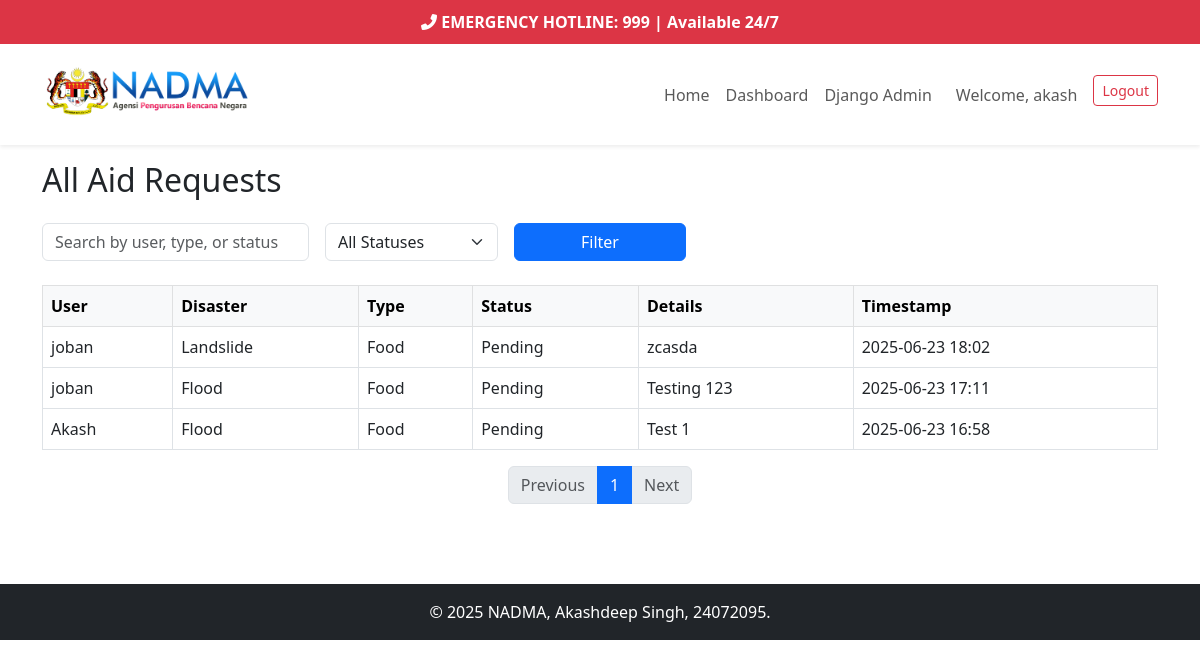
Screenshot of /aid-requests/ (signed in) with the database file from the repository.
### core/models.py (models this page shows)
class User(AbstractUser):
    ROLE_CHOICES = [
        ('citizen', 'Citizen'),
        ('volunteer', 'Volunteer'),
        ('authority', 'Authority'),
    ]
    full_name = models.CharField(max_length=255)
    role = models.CharField(max_length=20, choices=ROLE_CHOICES)
    skills = models.CharField(max_length=255, blank=True, null=True)
    availability = models.CharField(max_length=255, blank=True, null=True)

class AidRequest(models.Model):
    AID_TYPE_CHOICES = [
        ('food', 'Food'),
        ('shelter', 'Shelter'),
        ('rescue', 'Rescue'),
    ]
    user = models.ForeignKey(User, on_delete=models.CASCADE)
    disaster_report = models.ForeignKey(DisasterReport, on_delete=models.CASCADE)
    aid_type = models.CharField(max_length=20, choices=AID_TYPE_CHOICES)
    details = models.TextField()
    status = models.CharField(max_length=50, default='Pending')
    timestamp = models.DateTimeField(auto_now_add=True)

class DisasterReport(models.Model):
    DISASTER_TYPE_CHOICES = [
        ('flood', 'Flood'),
        ('landslide', 'Landslide'),
        ('haze', 'Haze'),
    ]
    user = models.ForeignKey(User, on_delete=models.CASCADE)
    disaster_type = models.CharField(max_length=20, choices=DISASTER_TYPE_CHOICES)
    gps_lat = models.DecimalField(max_digits=9, decimal_places=6)
    gps_long = models.DecimalField(max_digits=9, decimal_places=6)
    severity = models.CharField(max_length=50)
    timestamp = models.DateTimeField(auto_now_add=True)
    description = models.TextField(blank=True)

### core/decorators.py (the view)
        def _wrapped_view(request, *args, **kwargs):
            if request.user.is_superuser:
                return view_func(request, *args, **kwargs)
            if hasattr(request.user, 'role') and request.user.role in allowed_roles:
                return view_func(request, *args, **kwargs)
            raise PermissionDenied

### core/views.py (called while the page is built)
@login_required
@role_required(['authority', 'superuser'])
def aid_request_list(request):
    aid_requests = AidRequest.objects.all().select_related('user', 'disaster_report').order_by('-timestamp')
    q = request.GET.get('q', '')
    status = request.GET.get('status', '')
    if q:
        aid_requests = aid_requests.filter(
            Q(user__full_name__icontains=q) | Q(details__icontains=q) | Q(status__icontains=q)
        )
    if status:
        aid_requests = aid_requests.filter(status=status)
    paginator = Paginator(aid_requests, 10)
    page_number = request.GET.get('page')
    aid_requests_page = paginator.get_page(page_number)
    return render(request, 'core/aid_request_list.html', {'aid_requests': aid_requests_page})

### core/templates/core/aid_request_list.html (shortened to what this page needs)
{% extends 'core/base.html' %}
{% block content %}
<h2 class="mb-4">All Aid Requests</h2>
<form method="get" class="row g-3 mb-4">
    <div class="col-md-3">
        <input type="text" name="q" class="form-control" placeholder="Search by user, type, or status" value="{{ request.GET.q }}">
    </div>
    <div class="col-md-2">
        <select name="status" class="form-select">
            <option value="">All Statuses</option>
        </select>
    </div>
    <div class="col-md-2">
        <button type="submit" class="btn btn-primary w-100">Filter</button>
    </div>
</form>
<table class="table table-bordered table-hover">
    <thead class="table-light">
        <tr>
            <th>User</th>
            <th>Disaster</th>
            <th>Type</th>
            <th>Status</th>
            <th>Details</th>
            <th>Timestamp</th>
        </tr>
    </thead>
    <tbody>
        {% for req in aid_requests %}
        <tr>
            <td>{{ req.user.full_name }}</td>
            <td>{{ req.disaster_report.get_disaster_type_display }}</td>
            <td>{{ req.get_aid_type_display }}</td>
            <td>{{ req.status }}</td>
            <td>{{ req.details }}</td>
            <td>{{ req.timestamp|date:'Y-m-d H:i' }}</td>
        </tr>
        {% empty %}
        <tr><td colspan="6" class="text-center">No aid requests found.</td></tr>
        {% endfor %}
    </tbody>
</table>
<nav aria-label="Aid request pagination">
    <ul class="pagination justify-content-center">
        {% if aid_requests.has_previous %}
            <li class="page-item"><a class="page-link" href="?{% if request.GET.q %}q={{ request.GET.q }}&{% endif %}{% if request.GET.status %}status={{ request.GET.status }}&{% endif %}page={{ aid_requests.previous_page_number }}">Previous</a></li>
        {% else %}
            <li class="page-item disabled"><span class="page-link">Previous</span></li>
        {% endif %}
        {% for num in aid_requests.paginator.page_range %}
            {% if aid_requests.number == num %}
                <li class="page-item active"><span class="page-link">{{ num }}</span></li>
            {% else %}
                <li class="page-item"><a class="page-link" href="?{% if request.GET.q %}q={{ request.GET.q }}&{% endif %}{% if request.GET.status %}status={{ request.GET.status }}&{% endif %}page={{ num }}">{{ num }}</a></li>
            {% endif %}
        {% endfor %}
        {% if aid_requests.has_next %}
            <li class="page-item"><a class="page-link" href="?{% if request.GET.q %}q={{ request.GET.q }}&{% endif %}{% if request.GET.status %}status={{ request.GET.status }}&{% endif %}page={{ aid_requests.next_page_number }}">Next</a></li>
        {% else %}
            <li class="page-item disabled"><span class="page-link">Next</span></li>
        {% endif %}
    </ul>
</nav>
{% endblock %}

### core/templates/core/base.html (shortened to what this page needs)
{% load static %}
<!DOCTYPE html>
<html lang="en">
<head>
    <link rel="stylesheet" href="https://cdn.jsdelivr.net/npm/bootstrap@5.3.0/dist/css/bootstrap.min.css">
    <link href="https://cdnjs.cloudflare.com/ajax/libs/font-awesome/6.0.0/css/all.min.css" rel="stylesheet">
</head>
<body>
    <div class="emergency-bar text-center position-sticky top-0 w-100" style="z-index: 1050; background-color: #dc3545; color: white; padding: 10px 0; font-weight: bold;">
        <i class="fas fa-phone-alt"></i> EMERGENCY HOTLINE: 999 | Available 24/7
    </div>
    <nav class="navbar navbar-expand-lg navbar-light bg-white shadow-sm">
        <div class="container">
            <a class="navbar-brand d-flex align-items-center" href="/">
                <img src="{% static 'logo.png' %}" alt="NADMA Logo" height="75" class="me-2">
            </a>
            <div class="collapse navbar-collapse" id="navbarNav">
                <ul class="navbar-nav ms-auto">
                    <li class="nav-item">
                        <a class="nav-link" href="/">Home</a>
                    </li>
                    {% if user.is_authenticated %}
                        {% if user.is_superuser %}
                            <li class="nav-item"><a class="nav-link" href="{% url 'admin_dashboard' %}">Dashboard</a></li>
                            <li class="nav-item"><a class="nav-link" href="{% url 'admin:index' %}">Django Admin</a></li>
                        {% elif user.role == 'authority' %}
                            <li class="nav-item"><a class="nav-link" href="{% url 'dashboard_router' %}">Dashboard</a></li>
                            <li class="nav-item"><a class="nav-link" href="{% url 'admin_dashboard' %}">Admin Dashboard</a></li>
                            <li class="nav-item"><a class="nav-link" href="{% url 'add_shelter' %}">Add Shelter</a></li>
                        {% elif user.role == 'volunteer' %}
                            <li class="nav-item"><a class="nav-link" href="{% url 'dashboard_router' %}">Dashboard</a></li>
                        {% elif user.role == 'citizen' %}
                            <li class="nav-item"><a class="nav-link" href="{% url 'dashboard_router' %}">Dashboard</a></li>
                        {% endif %}
                        <li class="nav-item ms-2">
                            <span class="nav-link">Welcome, {{ user.get_full_name|default:user.username }}</span>
                        </li>
                        <li class="nav-item ms-2">
                            <a class="btn btn-outline-danger btn-sm" href="{% url 'logout' %}">Logout</a>
                        </li>
                    {% endif %}
                </ul>
            </div>
        </div>
    </nav>
    <main class="container mb-5 py-3">
        {% block content %}{% endblock %}
    </main>
    <footer class="bg-dark text-white text-center py-3 mt-auto">
        © 2025 NADMA, Akashdeep Singh, 24072095.
    </footer>
</body>
</html>

### rows the page displays
User: get_full_name "akash"
AidRequest: user.full_name "joban", disaster_report.disaster_type "Landslide", aid_type "Food", status "Pending", details "zcasda", timestamp "2025-06-23 18:02"
AidRequest: user.full_name "joban", disaster_report.disaster_type "Flood", aid_type "Food", status "Pending", details "Testing 123", timestamp "2025-06-23 17:11"
AidRequest: user.full_name "Akash", disaster_report.disaster_type "Flood", aid_type "Food", status "Pending", details "Test 1", timestamp "2025-06-23 16:58"

### other values shown
{{ num }} "1"
